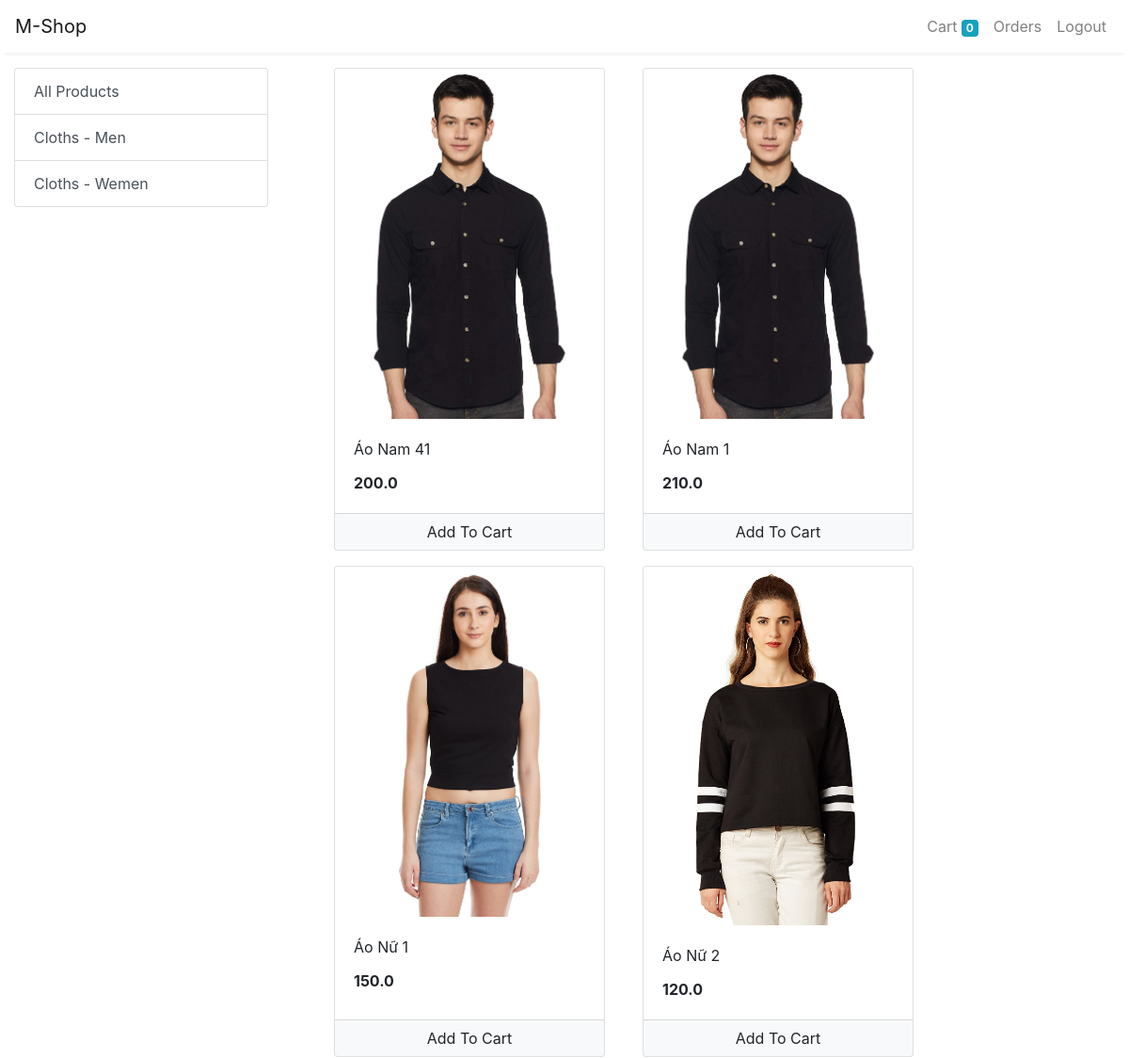
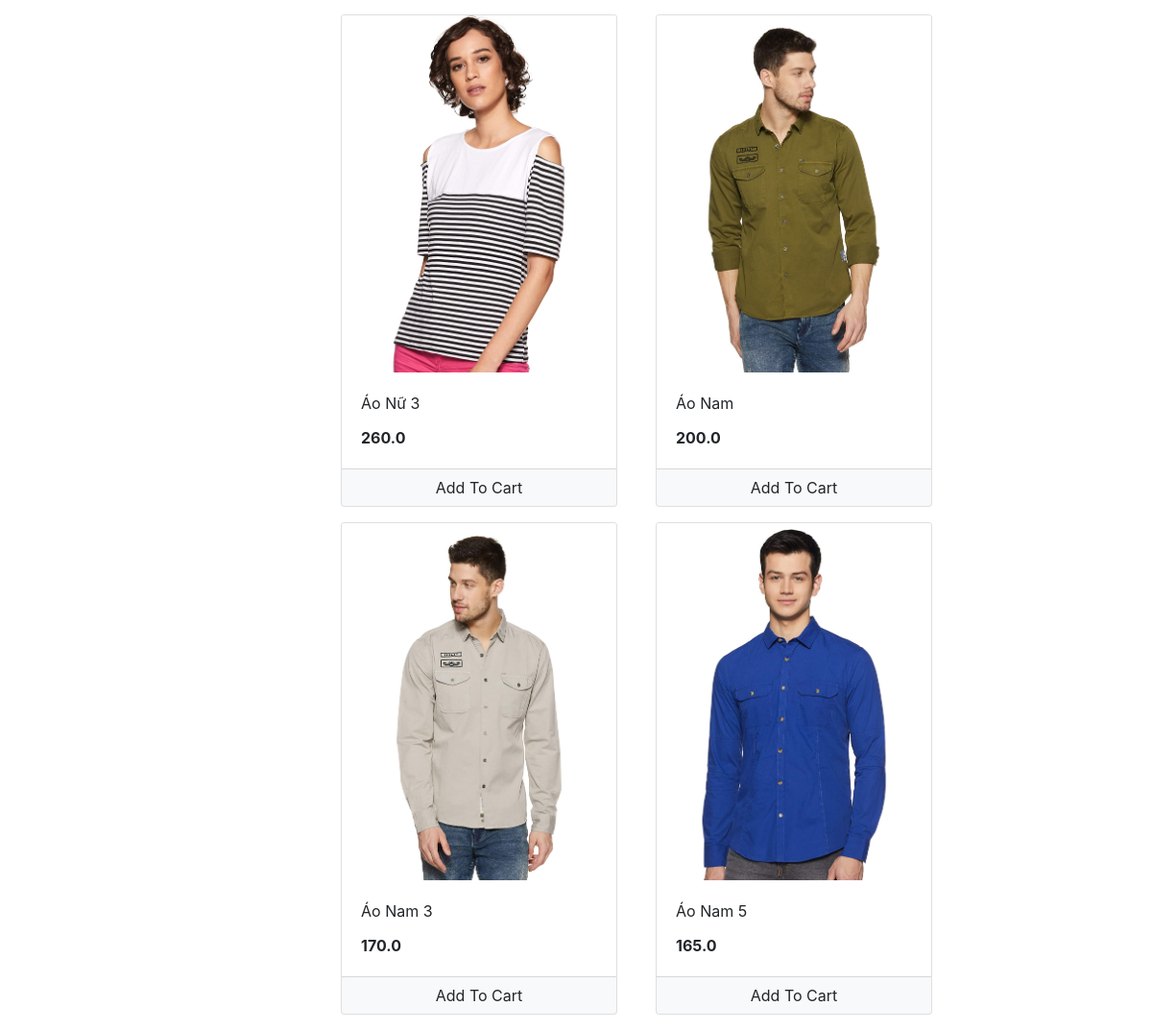
The page /home/ (signed in) on the database its author committed (2 pictures, top to bottom).
### store/models/Category.py (models this page shows, shortened)
class Category(models.Model):
    name=models.CharField(max_length=20)

### store/models/Products.py (models this page shows, shortened)
class Product(models.Model):
    name = models.CharField(max_length=200)
    price = models.FloatField()
    digital = models.BooleanField(default=False, null=True, blank=True)
    image = models.ImageField(null=True, blank=True)
    category=models.ForeignKey(Category, on_delete=models.CASCADE, default=1)
    instock=models.IntegerField(null=True)
    def __str__(self):
        return self.name

### store/views/store.py (the view, shortened to what this page needs)
# urls.py: 2. Add a URL to urlpatterns:  path('', views.home, name='home')
class home(View):
    def get(self,request):
        cart=request.session.get('cart')
        print('a',cart)
        mess=" "
        mess_id=0
        if not cart:
            request.session['cart'] = {}
        categoryID=request.GET.get('category')
        print(categoryID)
        if categoryID:
            listproduct=Product.objects.filter(category=categoryID)
        else:
            listproduct=Product.objects.all()
        listcategory= Category.objects.all()
        print(listproduct)
        print("mess",mess,mess_id)
        print(request.session.get('customer'))
        return render(request,"store/index.html",{'products':listproduct,'category':listcategory,'mess_id':mess_id,'mess':mess})

### store/templatetags/cart.py (called while the page is built)
@register.filter(name='is_in_cart')
def is_in_cart(product  , cart):
    keys = cart.keys()
    for id in keys:
        if int(id) == product.id:
            return True
    return False;

### store/templates/store/index.html (shortened to what this page needs)
{% extends 'store/base.html' %}
{% block content %}
{% load cart %}
{% load custom_filter %}
<div class="container-fluid mt-3">
	<div class="row">
		<div class="col-12 col-sm-6 col-md-3">
			<div class="list-group">
				<a href="/home" class="list-group-item list-group-item-action">All Products</a>
				{% for categorys in category %}
				<a href="?category={{categorys.id}}" name="categoryid" value="{{categorys.id}}"
					class="list-group-item list-group-item-action">{{categorys.name}}</a>
				{% endfor %}
			</div>
		</div>
		<div id='products' class="col-12 col-sm-6 col-md-9 " >
			<div class="row mx-auto">
				{% for product in products %}
				<div class="card mx-left mb-3" id={{product.id}} style="width: 18rem;margin-left:40px">
					<img class="card-img-top" src="{{product.image.url}}" alt="Card image cap">
					<div class="card-body">
						<p class="card-title">{{product.name}} </p>
						<p class="card-text"><b>{{product.price}}</b></p>
					</div>
					<div class="card-footer p-0 no-gutters">
						{% if product|is_in_cart:request.session.cart %}
						<div class="row no-gutters">
							<form action="/" class="col-2 " method="post">
								{% csrf_token %}
								<input hidden type="text" name='product' value='{{product.id}}'>
								<input hidden type="text" name='remove' value='True'>
								<input type="submit" value=" - " class="btn btn-block btn-light border-right">
							</form>
							<div class="text-center col">{{product|cart_quantity:request.session.cart}} in Cart</div>
							<form action="/" class="col-2 " method="post">
								{% csrf_token %}
								<input hidden type="text" name='product' value='{{product.id}}'>
								<input type="submit" value=" + " class="btn btn-block btn-light border-left">
							</form>
						</div>
						{% else %}
						<form action="/" method="POST" class="btn-block">
							<input type="submit" class="float-right btn btn-light  form-control"
								value="Add To Cart">
						</form>
						{% endif %}
					</div>
				</div>
				{% endfor %}
			</div>
		</div>
	</div>
</div>
{% endblock %}

### rows shown on the page
Category: {{ categorys.id }} 3 (drawn), name "Cloths - Men"
Category: {{ categorys.id }} 4 (drawn), name "Cloths - Wemen"
Product: image (picture), name "Áo Nam 41", price "200.0"
Product: image (picture), name "Áo Nam 1", price "210.0"
Product: image (picture), name "Áo Nữ 1", price "150.0"
Product: image (picture), name "Áo Nữ 2", price "120.0"
Product: image (picture), name "Áo Nữ 3", price "260.0"
Product: image (picture), name "Áo Nam", price "200.0"
Product: image (picture), name "Áo Nam 3", price "170.0"
Product: image (picture), name "Áo Nam 5", price "165.0"

### other values the page prints
{{ request.session.cart.keys|length }} "0"
